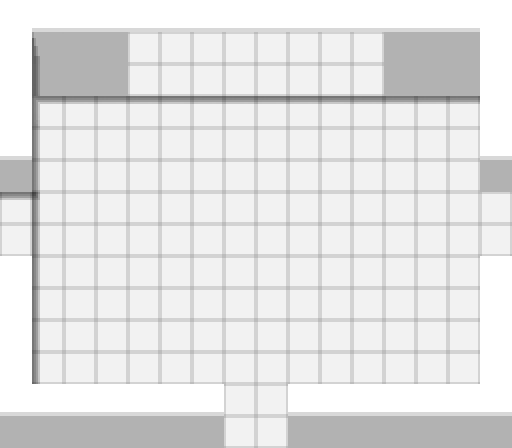

The image is a tile-based game level rendered from a .tmx file. Its description and complete source (layers, tilesets, objects, tile grids) follow:
An orthogonal 16x14 tile map with 32x32 px tiles, 8 tile layers (Background, Walls, Decorations, Shadows, ...), 3 hidden layers not drawn.

<map version="1.0" tiledversion="1.1.5" orientation="orthogonal" renderorder="right-down" width="16" height="14" tilewidth="32" tileheight="32" infinite="0" nextobjectid="1">
 <tileset firstgid="1" name="tileset" tilewidth="32" tileheight="32" tilecount="54" columns="6">
  <image source="tileset.png" width="192" height="288" />
 </tileset>
 <layer name="Background" width="16" height="14">
  <data encoding="csv">
33,33,33,33,33,33,33,33,33,33,33,33,33,33,33,33,
33,33,33,33,33,33,33,33,33,33,33,33,33,33,33,33,
33,33,33,33,33,33,33,33,33,33,33,33,33,33,33,33,
33,33,33,33,33,33,33,33,33,33,33,33,33,33,33,33,
33,33,33,33,33,33,33,33,33,33,33,33,33,33,33,33,
33,33,33,33,33,33,33,33,33,33,33,33,33,33,33,33,
33,33,33,33,33,33,33,33,33,33,33,33,33,33,33,33,
33,33,33,33,33,33,33,33,33,33,33,33,33,33,33,33,
33,33,33,33,33,33,33,33,33,33,33,33,33,33,33,33,
33,33,33,33,33,33,33,33,33,33,33,33,33,33,33,33,
33,33,33,33,33,33,33,33,33,33,33,33,33,33,33,33,
33,33,33,33,33,33,33,33,33,33,33,33,33,33,33,33,
33,33,33,33,33,33,33,33,33,33,33,33,33,33,33,33,
33,33,33,33,33,33,33,33,33,33,33,33,33,33,33,33
</data>
 </layer>
 <layer name="Walls" width="16" height="14">
  <data encoding="csv">
34,41,41,41,41,41,41,41,41,41,41,41,41,41,41,34,
34,36,36,36,0,0,0,0,0,0,0,0,36,36,36,34,
34,36,36,36,0,0,0,0,0,0,0,0,36,36,36,34,
34,0,0,0,0,0,0,0,0,0,0,0,0,0,0,34,
41,0,0,0,0,0,0,0,0,0,0,0,0,0,0,41,
36,0,0,0,0,0,0,0,0,0,0,0,0,0,0,36,
0,0,0,0,0,0,0,0,0,0,0,0,0,0,0,0,
0,0,0,0,0,0,0,0,0,0,0,0,0,0,0,0,
34,0,0,0,0,0,0,0,0,0,0,0,0,0,0,34,
34,0,0,0,0,0,0,0,0,0,0,0,0,0,0,34,
34,0,0,0,0,0,0,0,0,0,0,0,0,0,0,34,
34,0,0,0,0,0,0,0,0,0,0,0,0,0,0,34,
41,41,41,41,41,41,41,0,0,41,41,41,41,41,41,41,
36,36,36,36,36,36,36,0,0,36,36,36,36,36,36,36
</data>
 </layer>
 <layer name="Decorations" width="16" height="14">
  <data encoding="csv">
0,0,0,0,0,0,0,0,0,0,0,0,0,0,0,0,
0,0,0,0,0,0,0,0,0,0,0,0,0,0,0,0,
0,0,0,0,0,0,0,0,0,0,0,0,0,0,0,0,
0,0,0,0,0,0,0,0,0,0,0,0,0,0,0,0,
0,0,0,0,0,0,0,0,0,0,0,0,0,0,0,0,
0,0,0,0,0,0,0,0,0,0,0,0,0,0,0,0,
0,0,0,0,0,0,0,0,0,0,0,0,0,0,0,0,
0,0,0,0,0,0,0,0,0,0,0,0,0,0,0,0,
0,0,0,0,0,0,0,0,0,0,0,0,0,0,0,0,
0,0,0,0,0,0,0,0,0,0,0,0,0,0,0,0,
0,0,0,0,0,0,0,0,0,0,0,0,0,0,0,0,
0,0,0,0,0,0,0,0,0,0,0,0,0,0,0,0,
0,0,0,0,0,0,0,0,0,0,0,0,0,0,0,0,
0,0,0,0,0,0,0,0,0,0,0,0,0,0,0,0
</data>
 </layer>
 <layer name="Shadows" width="16" height="14">
  <data encoding="csv">
0,0,0,0,0,0,0,0,0,0,0,0,0,0,0,0,
0,44,0,0,0,0,0,0,0,0,0,0,0,0,0,0,
0,46,0,0,0,0,0,0,0,0,0,0,0,0,0,0,
0,45,43,43,43,43,43,43,43,43,43,43,43,43,43,0,
0,46,0,0,0,0,0,0,0,0,0,0,0,0,0,0,
0,46,0,0,0,0,0,0,0,0,0,0,0,0,0,0,
43,52,0,0,0,0,0,0,0,0,0,0,0,0,0,0,
0,0,0,0,0,0,0,0,0,0,0,0,0,0,0,0,
0,46,0,0,0,0,0,0,0,0,0,0,0,0,0,0,
0,46,0,0,0,0,0,0,0,0,0,0,0,0,0,0,
0,46,0,0,0,0,0,0,0,0,0,0,0,0,0,0,
0,46,0,0,0,0,0,0,0,0,0,0,0,0,0,0,
0,0,0,0,0,0,0,0,0,0,0,0,0,0,0,0,
0,0,0,0,0,0,0,0,0,0,0,0,0,0,0,0
</data>
 </layer>
 <layer name="UpShadows" width="16" height="14">
  <data encoding="csv">
0,0,0,0,0,0,0,0,0,0,0,0,0,0,0,0,
0,0,0,0,0,0,0,0,0,0,0,0,0,0,0,0,
0,0,0,0,0,0,0,0,0,0,0,0,0,0,0,0,
0,0,0,0,0,0,0,0,0,0,0,0,0,0,0,0,
0,0,0,0,0,0,0,0,0,0,0,0,0,0,0,0,
0,0,0,0,0,0,0,0,0,0,0,0,0,0,0,0,
0,0,0,0,0,0,0,0,0,0,0,0,0,0,0,0,
0,0,0,0,0,0,0,0,0,0,0,0,0,0,0,0,
0,0,0,0,0,0,0,0,0,0,0,0,0,0,0,0,
0,0,0,0,0,0,0,0,0,0,0,0,0,0,0,0,
0,0,0,0,0,0,0,0,0,0,0,0,0,0,0,0,
0,0,0,0,0,0,0,0,0,0,0,0,0,0,0,0,
0,0,0,0,0,0,0,0,0,0,0,0,0,0,0,0,
0,0,0,0,0,0,0,0,0,0,0,0,0,0,0,0
</data>
 </layer>
 <layer name="LeftShadows" width="16" height="14">
  <data encoding="csv">
0,0,0,0,0,0,0,0,0,0,0,0,0,0,0,0,
0,0,0,0,0,0,0,0,0,0,0,0,0,0,0,0,
0,0,0,0,0,0,0,0,0,0,0,0,0,0,0,0,
0,0,0,0,0,0,0,0,0,0,0,0,0,0,0,0,
0,0,0,0,0,0,0,0,0,0,0,0,0,0,0,0,
0,0,0,0,0,0,0,0,0,0,0,0,0,0,0,0,
0,46,0,0,0,0,0,0,0,0,0,0,0,0,0,0,
0,46,0,0,0,0,0,0,0,0,0,0,0,0,0,0,
0,0,0,0,0,0,0,0,0,0,0,0,0,0,0,0,
0,0,0,0,0,0,0,0,0,0,0,0,0,0,0,0,
0,0,0,0,0,0,0,0,0,0,0,0,0,0,0,0,
0,0,0,0,0,0,0,0,0,0,0,0,0,0,0,0,
0,0,0,0,0,0,0,0,0,0,0,0,0,0,0,0,
0,0,0,0,0,0,0,0,0,0,0,0,0,0,0,0
</data>
 </layer>
 <layer name="Enemy" width="16" height="14">
  <data encoding="csv">
0,0,0,0,0,0,0,0,0,0,0,0,0,0,0,0,
0,0,0,0,0,0,0,0,0,0,0,0,0,0,0,0,
0,0,0,0,0,0,0,0,0,0,0,0,0,0,0,0,
0,0,0,0,0,0,0,0,0,0,0,0,0,0,0,0,
0,0,0,0,0,0,0,0,0,0,0,0,0,0,0,0,
0,0,0,0,0,0,0,0,0,0,0,0,0,0,0,0,
0,0,0,0,0,0,0,0,0,0,0,0,0,0,0,0,
0,0,0,0,0,0,0,0,0,0,0,0,0,0,0,0,
0,0,0,0,0,0,0,0,0,0,0,0,0,0,0,0,
0,0,0,0,0,0,0,0,0,0,0,0,0,0,0,0,
0,0,0,0,0,0,0,0,0,0,0,0,0,0,0,0,
0,0,0,0,0,0,0,0,0,0,0,0,0,0,0,0,
0,0,0,0,0,0,0,0,0,0,0,0,0,0,0,0,
0,0,0,0,0,0,0,0,0,0,0,0,0,0,0,0
</data>
 </layer>
 <layer name="Up" width="16" height="14">
  <data encoding="csv">
0,0,0,0,0,0,0,41,41,0,0,0,0,0,0,0,
0,0,0,0,0,0,0,0,0,0,0,0,0,0,0,0,
0,0,0,0,0,0,0,0,0,0,0,0,0,0,0,0,
0,0,0,0,0,0,0,0,0,0,0,0,0,0,0,0,
0,0,0,0,0,0,0,0,0,0,0,0,0,0,0,0,
0,0,0,0,0,0,0,0,0,0,0,0,0,0,0,0,
0,0,0,0,0,0,0,0,0,0,0,0,0,0,0,0,
0,0,0,0,0,0,0,0,0,0,0,0,0,0,0,0,
0,0,0,0,0,0,0,0,0,0,0,0,0,0,0,0,
0,0,0,0,0,0,0,0,0,0,0,0,0,0,0,0,
0,0,0,0,0,0,0,0,0,0,0,0,0,0,0,0,
0,0,0,0,0,0,0,0,0,0,0,0,0,0,0,0,
0,0,0,0,0,0,0,0,0,0,0,0,0,0,0,0,
0,0,0,0,0,0,0,0,0,0,0,0,0,0,0,0
</data>
 </layer>
 <layer name="Right" width="16" height="14" visible="0">
  <data encoding="csv">
0,0,0,0,0,0,0,0,0,0,0,0,0,0,0,0,
0,0,0,0,0,0,0,0,0,0,0,0,0,0,0,0,
0,0,0,0,0,0,0,0,0,0,0,0,0,0,0,0,
0,0,0,0,0,0,0,0,0,0,0,0,0,0,0,0,
0,0,0,0,0,0,0,0,0,0,0,0,0,0,0,34,
0,0,0,0,0,0,0,0,0,0,0,0,0,0,0,34,
0,0,0,0,0,0,0,0,0,0,0,0,0,0,0,34,
0,0,0,0,0,0,0,0,0,0,0,0,0,0,0,34,
0,0,0,0,0,0,0,0,0,0,0,0,0,0,0,0,
0,0,0,0,0,0,0,0,0,0,0,0,0,0,0,0,
0,0,0,0,0,0,0,0,0,0,0,0,0,0,0,0,
0,0,0,0,0,0,0,0,0,0,0,0,0,0,0,0,
0,0,0,0,0,0,0,0,0,0,0,0,0,0,0,0,
0,0,0,0,0,0,0,0,0,0,0,0,0,0,0,0
</data>
 </layer>
 <layer name="Down" width="16" height="14" visible="0">
  <data encoding="csv">
0,0,0,0,0,0,0,0,0,0,0,0,0,0,0,0,
0,0,0,0,0,0,0,0,0,0,0,0,0,0,0,0,
0,0,0,0,0,0,0,0,0,0,0,0,0,0,0,0,
0,0,0,0,0,0,0,0,0,0,0,0,0,0,0,0,
0,0,0,0,0,0,0,0,0,0,0,0,0,0,0,0,
0,0,0,0,0,0,0,0,0,0,0,0,0,0,0,0,
0,0,0,0,0,0,0,0,0,0,0,0,0,0,0,0,
0,0,0,0,0,0,0,0,0,0,0,0,0,0,0,0,
0,0,0,0,0,0,0,0,0,0,0,0,0,0,0,0,
0,0,0,0,0,0,0,0,0,0,0,0,0,0,0,0,
0,0,0,0,0,0,0,0,0,0,0,0,0,0,0,0,
0,0,0,0,0,0,0,0,0,0,0,0,0,0,0,0,
0,0,0,0,0,0,0,41,41,0,0,0,0,0,0,0,
0,0,0,0,0,0,0,36,36,0,0,0,0,0,0,0
</data>
 </layer>
 <layer name="Left" width="16" height="14" visible="0">
  <data encoding="csv">
0,0,0,0,0,0,0,0,0,0,0,0,0,0,0,0,
0,0,0,0,0,0,0,0,0,0,0,0,0,0,0,0,
0,0,0,0,0,0,0,0,0,0,0,0,0,0,0,0,
0,0,0,0,0,0,0,0,0,0,0,0,0,0,0,0,
34,0,0,0,0,0,0,0,0,0,0,0,0,0,0,0,
34,0,0,0,0,0,0,0,0,0,0,0,0,0,0,0,
34,0,0,0,0,0,0,0,0,0,0,0,0,0,0,0,
34,0,0,0,0,0,0,0,0,0,0,0,0,0,0,0,
0,0,0,0,0,0,0,0,0,0,0,0,0,0,0,0,
0,0,0,0,0,0,0,0,0,0,0,0,0,0,0,0,
0,0,0,0,0,0,0,0,0,0,0,0,0,0,0,0,
0,0,0,0,0,0,0,0,0,0,0,0,0,0,0,0,
0,0,0,0,0,0,0,0,0,0,0,0,0,0,0,0,
0,0,0,0,0,0,0,0,0,0,0,0,0,0,0,0
</data>
 </layer>
</map>
